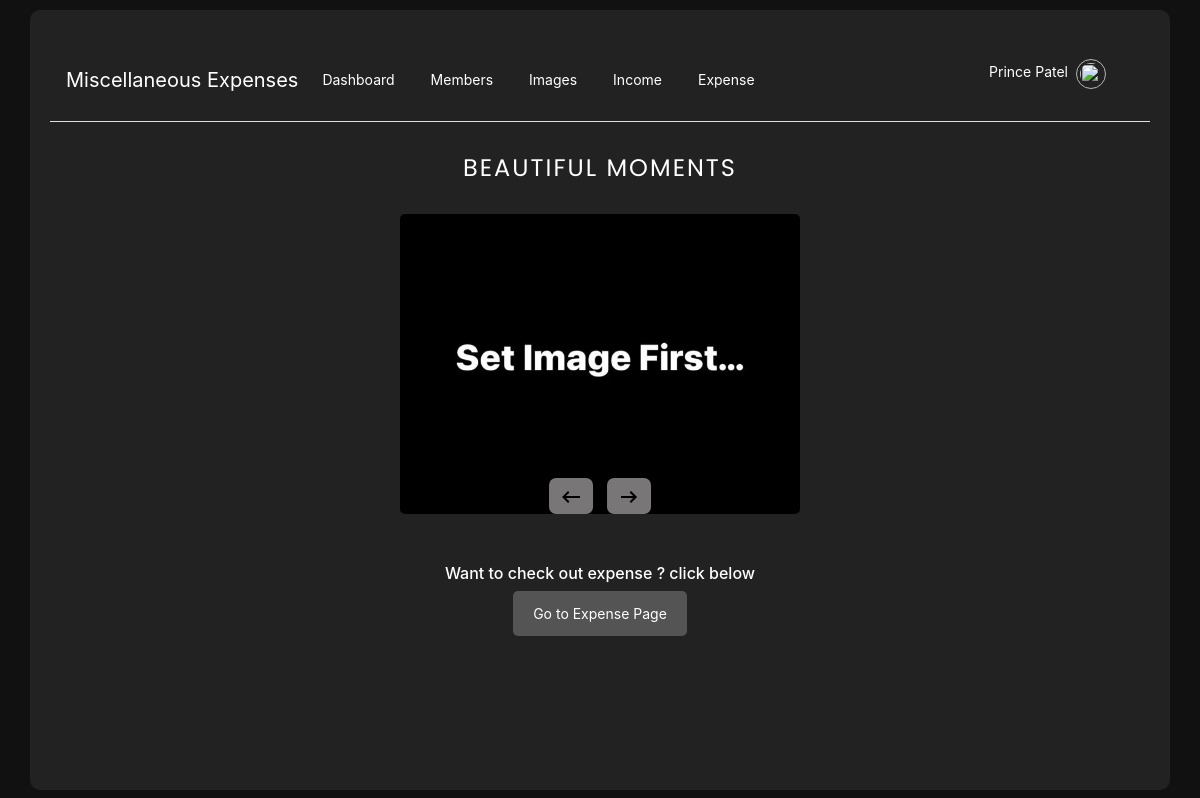
Page /dashboard_view/ (signed in) on the earlier database version.
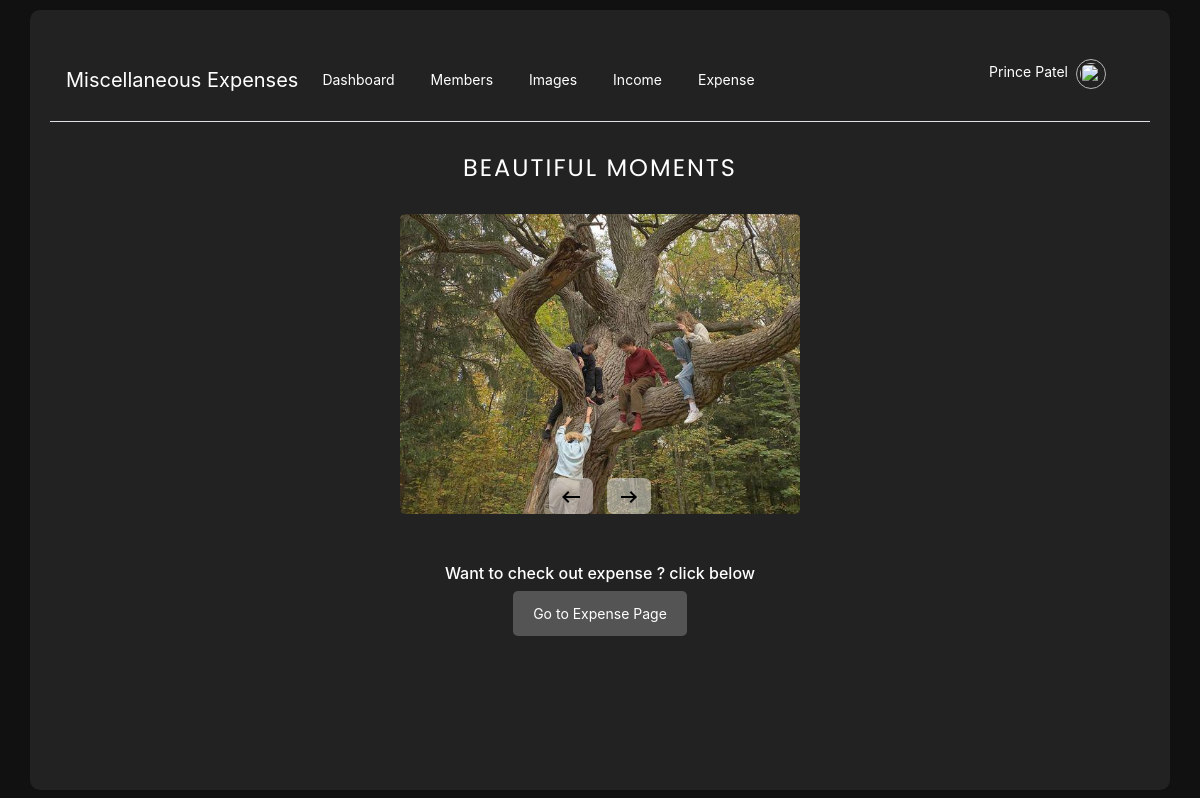
Same page on the later database version.
### account/models.py (models this page shows, shortened)
class ImgSlider(BaseClass):
    superuser_id = models.ForeignKey(SuperUserModel, on_delete=models.CASCADE)
    photo = models.ImageField(upload_to='images/')

### account/views.py (the view)
# urls.py: path('dashboard_view/', dashboard_view, name='dashboard_view'),
@login_required
def dashboard_view(request):
    user = MembersModel.objects.get(email = request.session['email'])
    images = ImgSlider.objects.all()
    unique_category_names = Category.objects.filter(expenses__superuser_id=request.session['superuser_id']).values_list('id','name').distinct()
    context = {
        'user':user,
        'unique_category_names':unique_category_names,
        'images':images
    }
    return render(request, 'dashboard.html',context)

### account/views.py (called while the page is built)
def login_required(view_func):
    @wraps(view_func)
    def _wrapped_view(request, *args, **kwargs):
        if 'email' not in request.session:
            messages.warning(request, "You are not logged in yet.")
            return redirect('login_view')
        return view_func(request, *args, **kwargs)
    return _wrapped_view

### account/templates/dashboard.html (shortened to what this page needs)
{% extends 'base.html' %}
{% block content %}
{% load static %}
<link rel="stylesheet" href="https://cdnjs.cloudflare.com/ajax/libs/font-awesome/6.2.1/css/all.min.css" />
<div class="container d-flex flex-column align-items-center">
    <div class="title-container">
        <h1 class="title">Beautiful Moments</h1>
    </div>
    <div id="slider-container">
        <div id="slider">
            {% for image in images %}
            <img class="slide" src="{{image.photo.url}}" alt="Image">
            {% empty %}
            <img class="slide" src="{% static 'account/img/default.jpg' %}" alt="Image">
            {% endfor %}
        </div>
        <div class="btn-container">
            <button class="btn" onclick="changeSlide(-1)">
                <svg xmlns="http://www.w3.org/2000/svg" viewBox="0 0 24 24" width="24" height="24">
                    <path d="M0 0h24v24H0z" fill="none" />
                    <image href="{% static 'account/svg/left.svg' %}" />
                </svg>
            </button>
            <button class="btn" onclick="changeSlide(1)">
                <svg xmlns="http://www.w3.org/2000/svg" viewBox="0 0 24 24" width="24" height="24">
                    <path d="M0 0h24v24H0z" fill="none" />
                    <image href="{% static 'account/svg/right.svg' %}" />
                </svg>
            </button>
        </div>
    </div>
    <div class="expense-link">
        <h6 style="color: #fff; margin-top: 30px;">Want to check out expense ? click below</h6>
        <a href="{% url 'expenses_view' %}" class="expense-btn">Go to Expense Page</a>
    </div>
</div>
{% endblock %}

Differences in the rows shown:
added ImgSlider: photo (picture)
